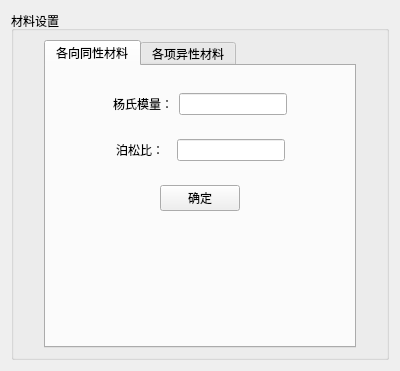
<?xml version="1.0" encoding="UTF-8"?>
<ui version="4.0">
 <class>MeterialSetWidget</class>
 <widget class="QWidget" name="MeterialSetWidget">
  <property name="geometry">
   <rect>
    <x>0</x>
    <y>0</y>
    <width>400</width>
    <height>351</height>
   </rect>
  </property>
  <property name="windowTitle">
   <string>MaterialSetWidget</string>
  </property>
  <layout class="QVBoxLayout" name="verticalLayout">
   <item>
    <widget class="QGroupBox" name="groupBox">
     <property name="sizePolicy">
      <sizepolicy hsizetype="Expanding" vsizetype="Minimum">
       <horstretch>0</horstretch>
       <verstretch>0</verstretch>
      </sizepolicy>
     </property>
     <property name="title">
      <string>材料设置</string>
     </property>
     <layout class="QHBoxLayout" name="horizontalLayout_5">
      <item>
       <spacer name="horizontalSpacer_9">
        <property name="orientation">
         <enum>Qt::Horizontal</enum>
        </property>
        <property name="sizeHint" stdset="0">
         <size>
          <width>40</width>
          <height>20</height>
         </size>
        </property>
       </spacer>
      </item>
      <item>
       <widget class="QTabWidget" name="tabWidget">
        <property name="sizePolicy">
         <sizepolicy hsizetype="Fixed" vsizetype="Expanding">
          <horstretch>0</horstretch>
          <verstretch>0</verstretch>
         </sizepolicy>
        </property>
        <property name="currentIndex">
         <number>0</number>
        </property>
        <widget class="QWidget" name="tab">
         <attribute name="title">
          <string>各向同性材料</string>
         </attribute>
         <layout class="QVBoxLayout" name="verticalLayout_3">
          <item>
           <widget class="QWidget" name="widget_3" native="true">
            <layout class="QVBoxLayout" name="verticalLayout_2">
             <item>
              <widget class="QWidget" name="widget" native="true">
               <layout class="QHBoxLayout" name="horizontalLayout">
                <item>
                 <spacer name="horizontalSpacer">
                  <property name="orientation">
                   <enum>Qt::Horizontal</enum>
                  </property>
                  <property name="sizeHint" stdset="0">
                   <size>
                    <width>40</width>
                    <height>20</height>
                   </size>
                  </property>
                 </spacer>
                </item>
                <item>
                 <widget class="QLabel" name="label">
                  <property name="text">
                   <string>杨氏模量：</string>
                  </property>
                 </widget>
                </item>
                <item>
                 <widget class="QLineEdit" name="lineEdit"/>
                </item>
                <item>
                 <spacer name="horizontalSpacer_2">
                  <property name="orientation">
                   <enum>Qt::Horizontal</enum>
                  </property>
                  <property name="sizeHint" stdset="0">
                   <size>
                    <width>40</width>
                    <height>20</height>
                   </size>
                  </property>
                 </spacer>
                </item>
               </layout>
              </widget>
             </item>
             <item>
              <widget class="QWidget" name="widget_2" native="true">
               <layout class="QHBoxLayout" name="horizontalLayout_2">
                <item>
                 <spacer name="horizontalSpacer_3">
                  <property name="orientation">
                   <enum>Qt::Horizontal</enum>
                  </property>
                  <property name="sizeHint" stdset="0">
                   <size>
                    <width>40</width>
                    <height>20</height>
                   </size>
                  </property>
                 </spacer>
                </item>
                <item>
                 <widget class="QLabel" name="label_2">
                  <property name="text">
                   <string>泊松比：</string>
                  </property>
                 </widget>
                </item>
                <item>
                 <spacer name="horizontalSpacer_5">
                  <property name="orientation">
                   <enum>Qt::Horizontal</enum>
                  </property>
                  <property name="sizeType">
                   <enum>QSizePolicy::Fixed</enum>
                  </property>
                  <property name="sizeHint" stdset="0">
                   <size>
                    <width>7</width>
                    <height>20</height>
                   </size>
                  </property>
                 </spacer>
                </item>
                <item>
                 <widget class="QLineEdit" name="lineEdit_2"/>
                </item>
                <item>
                 <spacer name="horizontalSpacer_4">
                  <property name="orientation">
                   <enum>Qt::Horizontal</enum>
                  </property>
                  <property name="sizeHint" stdset="0">
                   <size>
                    <width>40</width>
                    <height>20</height>
                   </size>
                  </property>
                 </spacer>
                </item>
               </layout>
              </widget>
             </item>
             <item>
              <widget class="QWidget" name="widget_6" native="true">
               <layout class="QHBoxLayout" name="horizontalLayout_3">
                <item>
                 <spacer name="horizontalSpacer_7">
                  <property name="orientation">
                   <enum>Qt::Horizontal</enum>
                  </property>
                  <property name="sizeHint" stdset="0">
                   <size>
                    <width>40</width>
                    <height>20</height>
                   </size>
                  </property>
                 </spacer>
                </item>
                <item>
                 <widget class="QPushButton" name="ok">
                  <property name="text">
                   <string>确定</string>
                  </property>
                 </widget>
                </item>
                <item>
                 <spacer name="horizontalSpacer_8">
                  <property name="orientation">
                   <enum>Qt::Horizontal</enum>
                  </property>
                  <property name="sizeHint" stdset="0">
                   <size>
                    <width>40</width>
                    <height>20</height>
                   </size>
                  </property>
                 </spacer>
                </item>
               </layout>
              </widget>
             </item>
            </layout>
           </widget>
          </item>
          <item>
           <spacer name="verticalSpacer_2">
            <property name="orientation">
             <enum>Qt::Vertical</enum>
            </property>
            <property name="sizeHint" stdset="0">
             <size>
              <width>20</width>
              <height>40</height>
             </size>
            </property>
           </spacer>
          </item>
         </layout>
        </widget>
        <widget class="QWidget" name="tab_2">
         <attribute name="title">
          <string>各项异性材料</string>
         </attribute>
         <layout class="QVBoxLayout" name="verticalLayout_5">
          <item>
           <widget class="QWidget" name="widget_4" native="true">
            <layout class="QVBoxLayout" name="verticalLayout_4">
             <item>
              <widget class="QWidget" name="widget_5" native="true">
               <layout class="QHBoxLayout" name="horizontalLayout_4">
                <item>
                 <widget class="QPushButton" name="pushButton">
                  <property name="text">
                   <string>导入弹性矩阵</string>
                  </property>
                 </widget>
                </item>
                <item>
                 <spacer name="horizontalSpacer_6">
                  <property name="orientation">
                   <enum>Qt::Horizontal</enum>
                  </property>
                  <property name="sizeHint" stdset="0">
                   <size>
                    <width>40</width>
                    <height>20</height>
                   </size>
                  </property>
                 </spacer>
                </item>
               </layout>
              </widget>
             </item>
             <item>
              <widget class="QTextEdit" name="textEdit"/>
             </item>
            </layout>
           </widget>
          </item>
         </layout>
        </widget>
       </widget>
      </item>
      <item>
       <spacer name="horizontalSpacer_10">
        <property name="orientation">
         <enum>Qt::Horizontal</enum>
        </property>
        <property name="sizeHint" stdset="0">
         <size>
          <width>40</width>
          <height>20</height>
         </size>
        </property>
       </spacer>
      </item>
     </layout>
    </widget>
   </item>
  </layout>
 </widget>
 <resources/>
 <connections/>
</ui>
